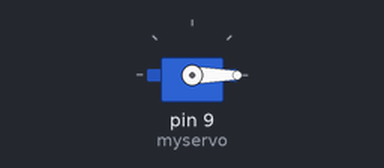
The sketch below on a simulated Arduino Uno, built with avr-gcc and run on an emulated ATmega328P. Parts: servo.

Above: at 0.05 s.
Timing chart, 0 to 3.0 s (numbered marks = the images above):
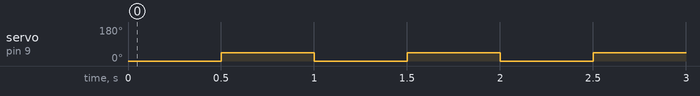

Measured:
- by itself, servo on pin 9 (myservo): alternates 45° for 0.50 s and 0° for 0.50 s

The sketch:

test_servo.ino
```cpp
#include <Servo.h>

Servo myservo;

void setup() {
    myservo.attach(9);
}

void loop() {
    myservo.write(0);
    delay(500);
    myservo.write(45);
    delay(500);
//    myservo.write(90);
//    delay(500);
//    myservo.write(135);
//    delay(500);
//    myservo.write(180);
//    delay(500);
   }
```
